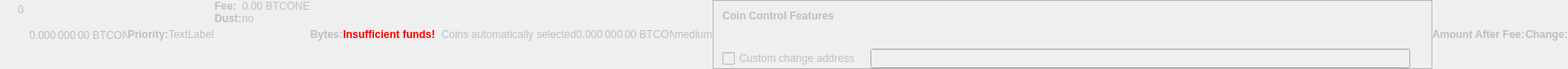
    <widget class="QWidget" name="dummyHideWidget" native="true">
     <property name="enabled">
      <bool>false</bool>
     </property>
     <property name="maximumSize">
      <size>
       <width>100</width>
       <height>22</height>
      </size>
     </property>
     <layout class="QHBoxLayout" name="dummyHideLayout">
      <property name="spacing">
       <number>0</number>
      </property>
      <property name="leftMargin">
       <number>0</number>
      </property>
      <property name="topMargin">
       <number>0</number>
      </property>
      <property name="rightMargin">
       <number>0</number>
      </property>
      <property name="bottomMargin">
       <number>0</number>
      </property>
      <item>
       <layout class="QFormLayout" name="formLayoutCoinControl1">
        <property name="horizontalSpacing">
         <number>10</number>
        </property>
        <property name="verticalSpacing">
         <number>14</number>
        </property>
        <property name="leftMargin">
         <number>10</number>
        </property>
        <property name="topMargin">
         <number>4</number>
        </property>
        <property name="rightMargin">
         <number>6</number>
        </property>
        <item row="0" column="1">
         <widget class="QLabel" name="labelCoinControlBytes">
          <property name="cursor">
           <cursorShape>IBeamCursor</cursorShape>
          </property>
          <property name="contextMenuPolicy">
           <enum>Qt::ActionsContextMenu</enum>
          </property>
          <property name="text">
           <string notr="true">0</string>
          </property>
          <property name="textInteractionFlags">
           <set>Qt::LinksAccessibleByMouse|Qt::TextSelectableByKeyboard|Qt::TextSelectableByMouse</set>
          </property>
         </widget>
        </item>
       </layout>
      </item>
      <item>
       <widget class="QLabel" name="labelCoinControlAfterFee">
        <property name="enabled">
         <bool>false</bool>
        </property>
        <property name="sizePolicy">
         <sizepolicy hsizetype="Fixed" vsizetype="Fixed">
          <horstretch>0</horstretch>
          <verstretch>0</verstretch>
         </sizepolicy>
        </property>
        <property name="minimumSize">
         <size>
          <width>111</width>
          <height>12</height>
         </size>
        </property>
        <property name="maximumSize">
         <size>
          <width>111</width>
          <height>12</height>
         </size>
        </property>
        <property name="cursor">
         <cursorShape>IBeamCursor</cursorShape>
        </property>
        <property name="contextMenuPolicy">
         <enum>Qt::ActionsContextMenu</enum>
        </property>
        <property name="text">
         <string notr="true">0.000 000 00 BTCONE</string>
        </property>
        <property name="textInteractionFlags">
         <set>Qt::LinksAccessibleByMouse|Qt::TextSelectableByKeyboard|Qt::TextSelectableByMouse</set>
        </property>
       </widget>
      </item>
      <item>
       <widget class="QLabel" name="labelCoinControlPriorityText">
        <property name="enabled">
         <bool>false</bool>
        </property>
        <property name="font">
         <font>
          <weight>75</weight>
          <bold>true</bold>
         </font>
        </property>
        <property name="text">
         <string>Priority:</string>
        </property>
       </widget>
      </item>
      <item>
       <layout class="QHBoxLayout" name="horizontalLayout">
        <item>
         <widget class="QLabel" name="WarningLabel">
          <property name="text">
           <string>TextLabel</string>
          </property>
         </widget>
        </item>
       </layout>
      </item>
      <item>
       <layout class="QFormLayout" name="formLayoutCoinControl3">
        <property name="horizontalSpacing">
         <number>0</number>
        </property>
        <property name="verticalSpacing">
         <number>0</number>
        </property>
        <property name="leftMargin">
         <number>0</number>
        </property>
        <property name="topMargin">
         <number>0</number>
        </property>
        <property name="rightMargin">
         <number>0</number>
        </property>
        <item row="0" column="0">
         <widget class="QLabel" name="labelCoinControlFeeText">
          <property name="enabled">
           <bool>false</bool>
          </property>
          <property name="font">
           <font>
            <weight>75</weight>
            <bold>true</bold>
           </font>
          </property>
          <property name="text">
           <string>Fee:</string>
          </property>
          <property name="margin">
           <number>0</number>
          </property>
         </widget>
        </item>
        <item row="0" column="1">
         <widget class="QLabel" name="labelCoinControlFee">
          <property name="enabled">
           <bool>false</bool>
          </property>
          <property name="cursor">
           <cursorShape>IBeamCursor</cursorShape>
          </property>
          <property name="contextMenuPolicy">
           <enum>Qt::ActionsContextMenu</enum>
          </property>
          <property name="text">
           <string notr="true">0.00 BTCONE</string>
          </property>
          <property name="textInteractionFlags">
           <set>Qt::LinksAccessibleByMouse|Qt::TextSelectableByKeyboard|Qt::TextSelectableByMouse</set>
          </property>
         </widget>
        </item>
        <item row="1" column="0">
         <widget class="QLabel" name="labelCoinControlLowOutputText">
          <property name="enabled">
           <bool>false</bool>
          </property>
          <property name="font">
           <font>
            <weight>75</weight>
            <bold>true</bold>
           </font>
          </property>
          <property name="text">
           <string>Dust:</string>
          </property>
         </widget>
        </item>
        <item row="1" column="1">
         <widget class="QLabel" name="labelCoinControlLowOutput">
          <property name="enabled">
           <bool>false</bool>
          </property>
          <property name="cursor">
           <cursorShape>IBeamCursor</cursorShape>
          </property>
          <property name="contextMenuPolicy">
           <enum>Qt::ActionsContextMenu</enum>
          </property>
          <property name="text">
           <string>no</string>
          </property>
          <property name="textInteractionFlags">
           <set>Qt::LinksAccessibleByMouse|Qt::TextSelectableByKeyboard|Qt::TextSelectableByMouse</set>
          </property>
         </widget>
        </item>
       </layout>
      </item>
      <item>
       <widget class="QLabel" name="labelCoinControlBytesText">
        <property name="enabled">
         <bool>false</bool>
        </property>
        <property name="font">
         <font>
          <weight>75</weight>
          <bold>true</bold>
         </font>
        </property>
        <property name="text">
         <string>Bytes:</string>
        </property>
       </widget>
      </item>
      <item>
       <layout class="QFormLayout" name="formLayoutCoinControl2">
        <property name="horizontalSpacing">
         <number>0</number>
        </property>
        <property name="verticalSpacing">
         <number>0</number>
        </property>
        <property name="leftMargin">
         <number>0</number>
        </property>
        <property name="topMargin">
         <number>0</number>
        </property>
        <property name="rightMargin">
         <number>0</number>
        </property>
       </layout>
      </item>
      <item>
       <layout class="QHBoxLayout" name="horizontalLayoutCoinControl2">
        <property name="spacing">
         <number>0</number>
        </property>
        <property name="bottomMargin">
         <number>0</number>
        </property>
       </layout>
      </item>
      <item>
       <widget class="QLabel" name="labelCoinControlInsuffFunds">
        <property name="enabled">
         <bool>false</bool>
        </property>
        <property name="minimumSize">
         <size>
          <width>0</width>
          <height>0</height>
         </size>
        </property>
        <property name="font">
         <font>
          <weight>75</weight>
          <bold>true</bold>
         </font>
        </property>
        <property name="styleSheet">
         <string notr="true">color:red;font-weight:bold;</string>
        </property>
        <property name="text">
         <string>Insufficient funds!</string>
        </property>
        <property name="margin">
         <number>5</number>
        </property>
       </widget>
      </item>
      <item>
       <layout class="QFormLayout" name="formLayoutCoinControl4">
        <property name="horizontalSpacing">
         <number>0</number>
        </property>
        <property name="verticalSpacing">
         <number>0</number>
        </property>
        <property name="leftMargin">
         <number>0</number>
        </property>
        <property name="topMargin">
         <number>0</number>
        </property>
        <property name="rightMargin">
         <number>0</number>
        </property>
       </layout>
      </item>
      <item>
       <widget class="QLabel" name="labelCoinControlChangeLabel">
        <property name="enabled">
         <bool>false</bool>
        </property>
        <property name="sizePolicy">
         <sizepolicy hsizetype="Preferred" vsizetype="Expanding">
          <horstretch>0</horstretch>
          <verstretch>0</verstretch>
         </sizepolicy>
        </property>
        <property name="minimumSize">
         <size>
          <width>0</width>
          <height>0</height>
         </size>
        </property>
        <property name="text">
         <string/>
        </property>
        <property name="margin">
         <number>3</number>
        </property>
       </widget>
      </item>
      <item>
       <widget class="QLabel" name="labelCoinControlAutomaticallySelected">
        <property name="enabled">
         <bool>false</bool>
        </property>
        <property name="sizePolicy">
         <sizepolicy hsizetype="Fixed" vsizetype="Fixed">
          <horstretch>0</horstretch>
          <verstretch>0</verstretch>
         </sizepolicy>
        </property>
        <property name="minimumSize">
         <size>
          <width>0</width>
          <height>0</height>
         </size>
        </property>
        <property name="maximumSize">
         <size>
          <width>240</width>
          <height>16777215</height>
         </size>
        </property>
        <property name="text">
         <string>Coins automatically selected</string>
        </property>
        <property name="margin">
         <number>5</number>
        </property>
       </widget>
      </item>
      <item>
       <widget class="QLabel" name="labelCoinControlChange">
        <property name="enabled">
         <bool>false</bool>
        </property>
        <property name="sizePolicy">
         <sizepolicy hsizetype="Fixed" vsizetype="Fixed">
          <horstretch>0</horstretch>
          <verstretch>0</verstretch>
         </sizepolicy>
        </property>
        <property name="minimumSize">
         <size>
          <width>111</width>
          <height>0</height>
         </size>
        </property>
        <property name="maximumSize">
         <size>
          <width>111</width>
          <height>16777215</height>
         </size>
        </property>
        <property name="cursor">
         <cursorShape>IBeamCursor</cursorShape>
        </property>
        <property name="contextMenuPolicy">
         <enum>Qt::ActionsContextMenu</enum>
        </property>
        <property name="text">
         <string notr="true">0.000 000 00 BTCONE</string>
        </property>
        <property name="textInteractionFlags">
         <set>Qt::LinksAccessibleByMouse|Qt::TextSelectableByKeyboard|Qt::TextSelectableByMouse</set>
        </property>
       </widget>
      </item>
      <item>
       <widget class="QLabel" name="labelCoinControlPriority">
        <property name="enabled">
         <bool>false</bool>
        </property>
        <property name="cursor">
         <cursorShape>IBeamCursor</cursorShape>
        </property>
        <property name="contextMenuPolicy">
         <enum>Qt::ActionsContextMenu</enum>
        </property>
        <property name="text">
         <string>medium</string>
        </property>
        <property name="textInteractionFlags">
         <set>Qt::LinksAccessibleByMouse|Qt::TextSelectableByKeyboard|Qt::TextSelectableByMouse</set>
        </property>
       </widget>
      </item>
      <item>
       <widget class="QFrame" name="frameCoinControl">
        <property name="sizePolicy">
         <sizepolicy hsizetype="Expanding" vsizetype="Expanding">
          <horstretch>0</horstretch>
          <verstretch>0</verstretch>
         </sizepolicy>
        </property>
        <property name="maximumSize">
         <size>
          <width>16777215</width>
          <height>16777215</height>
         </size>
        </property>
        <property name="frameShape">
         <enum>QFrame::StyledPanel</enum>
        </property>
        <property name="frameShadow">
         <enum>QFrame::Sunken</enum>
        </property>
        <layout class="QVBoxLayout" name="verticalLayoutCoinControl2_2">
         <property name="spacing">
          <number>0</number>
         </property>
         <property name="leftMargin">
          <number>0</number>
         </property>
         <property name="topMargin">
          <number>0</number>
         </property>
         <property name="rightMargin">
          <number>0</number>
         </property>
         <property name="bottomMargin">
          <number>0</number>
         </property>
         <item>
          <layout class="QVBoxLayout" name="verticalLayoutCoinControl" stretch="0,0,0,1">
           <property name="spacing">
            <number>0</number>
           </property>
           <property name="leftMargin">
            <number>10</number>
           </property>
           <property name="topMargin">
            <number>10</number>
           </property>
           <item>
            <layout class="QHBoxLayout" name="horizontalLayoutCoinControl1">
             <property name="bottomMargin">
              <number>15</number>
             </property>
             <item>
              <widget class="QLabel" name="labelCoinControlFeatures">
               <property name="enabled">
                <bool>false</bool>
               </property>
               <property name="sizePolicy">
                <sizepolicy hsizetype="Preferred" vsizetype="Maximum">
                 <horstretch>0</horstretch>
                 <verstretch>0</verstretch>
                </sizepolicy>
               </property>
               <property name="font">
                <font>
                 <weight>75</weight>
                 <bold>true</bold>
                </font>
               </property>
               <property name="styleSheet">
                <string notr="true">font-weight:bold;</string>
               </property>
               <property name="text">
                <string>Coin Control Features</string>
               </property>
              </widget>
             </item>
            </layout>
           </item>
           <item>
            <widget class="QWidget" name="widgetCoinControl" native="true">
             <property name="sizePolicy">
              <sizepolicy hsizetype="Preferred" vsizetype="Preferred">
               <horstretch>0</horstretch>
               <verstretch>0</verstretch>
              </sizepolicy>
             </property>
             <property name="minimumSize">
              <size>
               <width>0</width>
               <height>0</height>
              </size>
             </property>
             <property name="styleSheet">
              <string notr="true"/>
             </property>
             <layout class="QHBoxLayout" name="horizontalLayoutCoinControl5_2">
              <property name="leftMargin">
               <number>0</number>
              </property>
              <property name="topMargin">
               <number>0</number>
              </property>
              <property name="rightMargin">
               <number>0</number>
              </property>
              <property name="bottomMargin">
               <number>0</number>
              </property>
              <item>
               <layout class="QHBoxLayout" name="horizontalLayoutCoinControl3">
                <property name="spacing">
                 <number>20</number>
                </property>
                <property name="topMargin">
                 <number>0</number>
                </property>
                <property name="bottomMargin">
                 <number>10</number>
                </property>
               </layout>
              </item>
             </layout>
            </widget>
           </item>
           <item>
            <layout class="QHBoxLayout" name="horizontalLayoutCoinControl4" stretch="0,0,0">
             <property name="spacing">
              <number>12</number>
             </property>
             <property name="sizeConstraint">
              <enum>QLayout::SetDefaultConstraint</enum>
             </property>
             <property name="topMargin">
              <number>5</number>
             </property>
             <property name="rightMargin">
              <number>5</number>
             </property>
             <item>
              <widget class="QCheckBox" name="checkBoxCoinControlChange">
               <property name="enabled">
                <bool>false</bool>
               </property>
               <property name="toolTip">
                <string>If this is activated, but the change address is empty or invalid, change will be sent to a newly generated address.</string>
               </property>
               <property name="text">
                <string>Custom change address</string>
               </property>
              </widget>
             </item>
             <item>
              <widget class="QValidatedLineEdit" name="lineEditCoinControlChange">
               <property name="enabled">
                <bool>false</bool>
               </property>
               <property name="sizePolicy">
                <sizepolicy hsizetype="Expanding" vsizetype="Fixed">
                 <horstretch>0</horstretch>
                 <verstretch>0</verstretch>
                </sizepolicy>
               </property>
              </widget>
             </item>
             <item>
              <widget class="QLabel" name="labelCoinControlChangeLabel_2">
               <property name="sizePolicy">
                <sizepolicy hsizetype="Preferred" vsizetype="Expanding">
                 <horstretch>0</horstretch>
                 <verstretch>0</verstretch>
                </sizepolicy>
               </property>
               <property name="minimumSize">
                <size>
                 <width>0</width>
                 <height>0</height>
                </size>
               </property>
               <property name="text">
                <string/>
               </property>
               <property name="margin">
                <number>3</number>
               </property>
              </widget>
             </item>
            </layout>
           </item>
           <item>
            <spacer name="verticalSpacerCoinControl">
             <property name="orientation">
              <enum>Qt::Vertical</enum>
             </property>
             <property name="sizeHint" stdset="0">
              <size>
               <width>800</width>
               <height>1</height>
              </size>
             </property>
            </spacer>
           </item>
          </layout>
         </item>
        </layout>
       </widget>
      </item>
      <item>
       <widget class="QLabel" name="labelCoinControlAfterFeeText">
        <property name="enabled">
         <bool>false</bool>
        </property>
        <property name="minimumSize">
         <size>
          <width>0</width>
          <height>0</height>
         </size>
        </property>
        <property name="maximumSize">
         <size>
          <width>16777215</width>
          <height>16777215</height>
         </size>
        </property>
        <property name="font">
         <font>
          <weight>75</weight>
          <bold>true</bold>
         </font>
        </property>
        <property name="text">
         <string>Amount After Fee:</string>
        </property>
        <property name="alignment">
         <set>Qt::AlignLeading|Qt::AlignLeft|Qt::AlignVCenter</set>
        </property>
        <property name="margin">
         <number>0</number>
        </property>
       </widget>
      </item>
      <item>
       <widget class="QLabel" name="labelCoinControlChangeText">
        <property name="enabled">
         <bool>false</bool>
        </property>
        <property name="sizePolicy">
         <sizepolicy hsizetype="Preferred" vsizetype="Preferred">
          <horstretch>0</horstretch>
          <verstretch>0</verstretch>
         </sizepolicy>
        </property>
        <property name="minimumSize">
         <size>
          <width>0</width>
          <height>0</height>
         </size>
        </property>
        <property name="maximumSize">
         <size>
          <width>16777215</width>
          <height>16777215</height>
         </size>
        </property>
        <property name="font">
         <font>
          <weight>75</weight>
          <bold>true</bold>
         </font>
        </property>
        <property name="text">
         <string>Change:</string>
        </property>
        <property name="alignment">
         <set>Qt::AlignLeading|Qt::AlignLeft|Qt::AlignVCenter</set>
        </property>
       </widget>
      </item>
     </layout>
    </widget>
